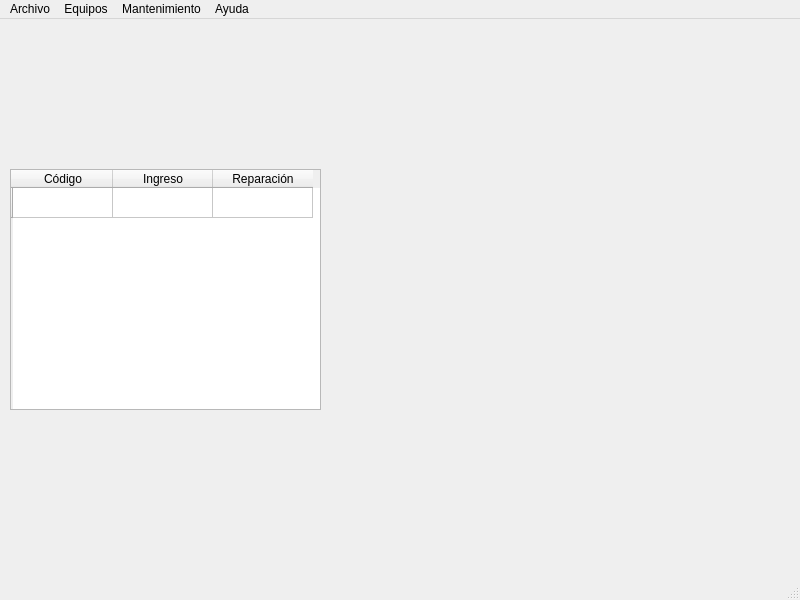
<?xml version="1.0" encoding="UTF-8"?>
<ui version="4.0">
 <class>MainWindow</class>
 <widget class="QMainWindow" name="MainWindow">
  <property name="geometry">
   <rect>
    <x>0</x>
    <y>0</y>
    <width>800</width>
    <height>600</height>
   </rect>
  </property>
  <property name="windowTitle">
   <string>MainWindow</string>
  </property>
  <widget class="QWidget" name="centralwidget">
   <widget class="QTableWidget" name="tableWidget">
    <property name="geometry">
     <rect>
      <x>10</x>
      <y>150</y>
      <width>311</width>
      <height>241</height>
     </rect>
    </property>
    <row>
     <property name="text">
      <string/>
     </property>
    </row>
    <column>
     <property name="text">
      <string>Código</string>
     </property>
    </column>
    <column>
     <property name="text">
      <string>Ingreso</string>
     </property>
    </column>
    <column>
     <property name="text">
      <string>Reparación</string>
     </property>
    </column>
    <item row="0" column="0">
     <property name="text">
      <string/>
     </property>
    </item>
    <item row="0" column="1">
     <property name="text">
      <string/>
     </property>
    </item>
    <item row="0" column="2">
     <property name="text">
      <string/>
     </property>
    </item>
   </widget>
  </widget>
  <widget class="QMenuBar" name="menubar">
   <property name="geometry">
    <rect>
     <x>0</x>
     <y>0</y>
     <width>800</width>
     <height>21</height>
    </rect>
   </property>
   <widget class="QMenu" name="menuArchivo">
    <property name="title">
     <string>Archivo</string>
    </property>
    <addaction name="actionAbrir"/>
    <addaction name="actionGuardar"/>
    <addaction name="actionGuardar_como"/>
    <addaction name="separator"/>
    <addaction name="actionSalir"/>
   </widget>
   <widget class="QMenu" name="menuEquipos">
    <property name="title">
     <string>Equipos</string>
    </property>
    <addaction name="actionRegistrar_equipos"/>
    <addaction name="actionListar_equipos"/>
   </widget>
   <widget class="QMenu" name="menuMantenimiento">
    <property name="title">
     <string>Mantenimiento</string>
    </property>
    <addaction name="actionRegistrar_mantenimiento"/>
    <addaction name="actionListar_mantenimiento"/>
   </widget>
   <widget class="QMenu" name="menuAyuda">
    <property name="title">
     <string>Ayuda</string>
    </property>
    <addaction name="actionCr_ditos"/>
   </widget>
   <addaction name="menuArchivo"/>
   <addaction name="menuEquipos"/>
   <addaction name="menuMantenimiento"/>
   <addaction name="menuAyuda"/>
  </widget>
  <widget class="QStatusBar" name="statusbar"/>
  <action name="actionAbrir">
   <property name="text">
    <string>Abrir</string>
   </property>
  </action>
  <action name="actionGuardar">
   <property name="text">
    <string>Guardar</string>
   </property>
  </action>
  <action name="actionGuardar_como">
   <property name="text">
    <string>Guardar como</string>
   </property>
  </action>
  <action name="actionSalir">
   <property name="text">
    <string>Salir</string>
   </property>
  </action>
  <action name="actionRegistrar_equipos">
   <property name="text">
    <string>Registrar equipos</string>
   </property>
  </action>
  <action name="actionListar_equipos">
   <property name="text">
    <string>Listar equipos</string>
   </property>
  </action>
  <action name="actionRegistrar_mantenimiento">
   <property name="text">
    <string>Registrar mantenimiento</string>
   </property>
  </action>
  <action name="actionListar_mantenimiento">
   <property name="text">
    <string>Listar mantenimiento</string>
   </property>
  </action>
  <action name="actionCr_ditos">
   <property name="text">
    <string>Créditos</string>
   </property>
  </action>
 </widget>
 <resources/>
 <connections/>
</ui>
